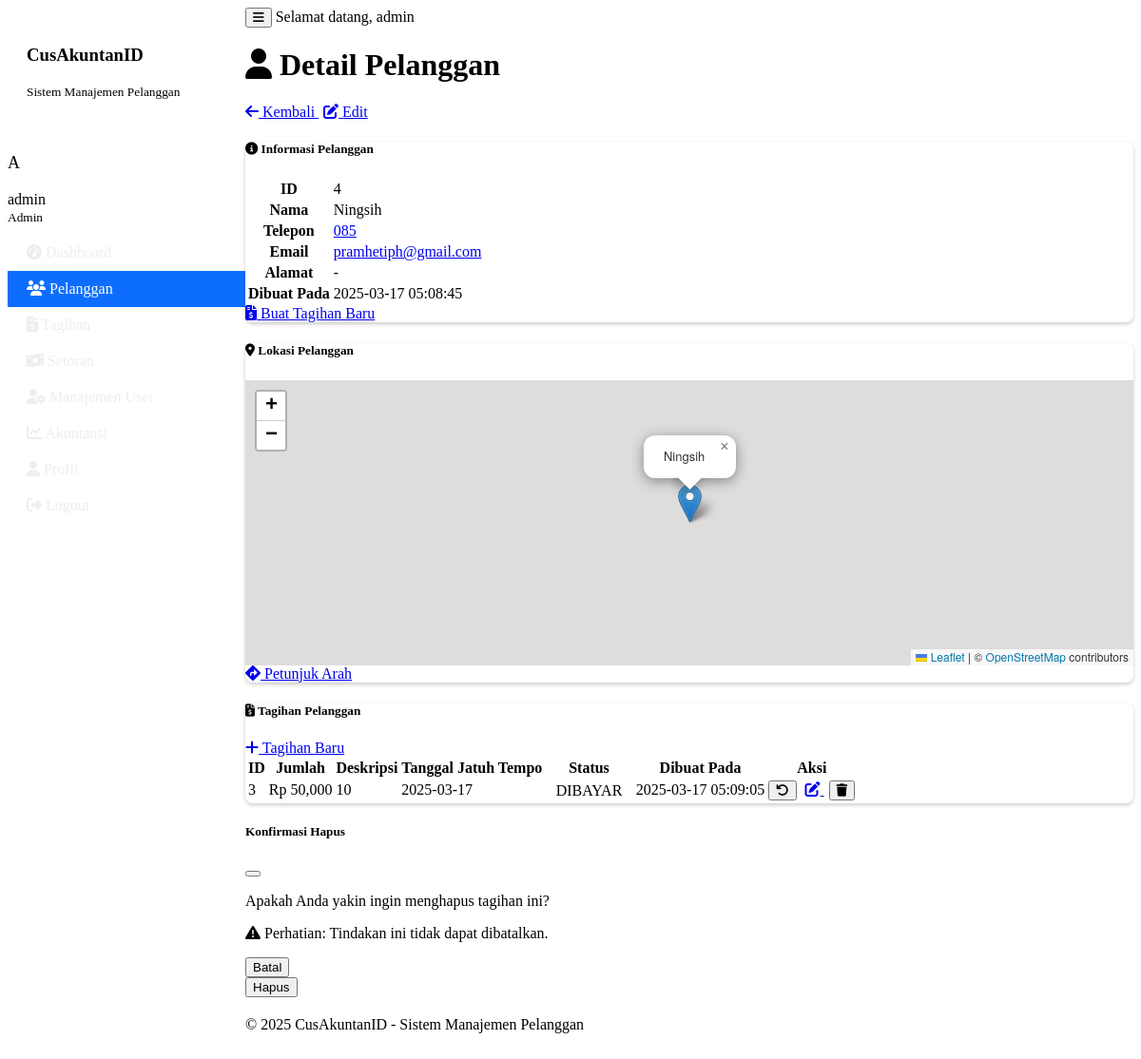
The page /pelanggan/4 (signed in) on the database as committed earlier.
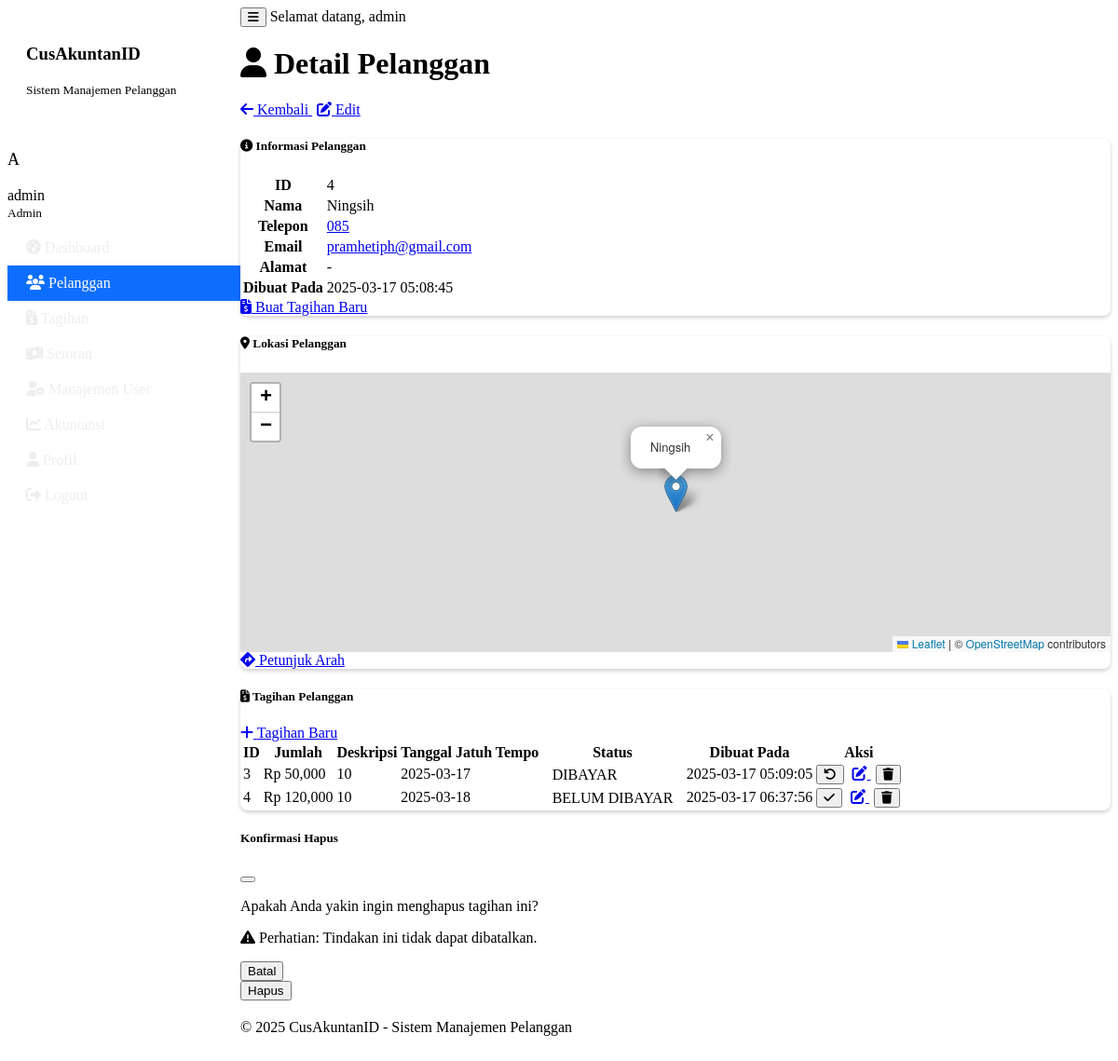
The same page on the database as committed later.
### tables this page shows
CREATE TABLE tagihan (
            id INTEGER PRIMARY KEY,
            pelanggan_id INTEGER,
            jumlah REAL NOT NULL,
            deskripsi TEXT,
            tanggal_jatuh_tempo TEXT,
            status_pembayaran TEXT DEFAULT 'BELUM DIBAYAR',
            dibuat_pada TEXT,
            FOREIGN KEY (pelanggan_id) REFERENCES pelanggan (id)
        );

### main.py (the view)
    def decorated_function(*args, **kwargs):
        if 'user' not in session:
            flash('Anda perlu login terlebih dahulu.', 'warning')
            return redirect(url_for('login'))
        return f(*args, **kwargs)

### main.py (called while the page is built)
@app.context_processor
def inject_now():
    return {'now': datetime.datetime.now()}

def login_required(f):
    def decorated_function(*args, **kwargs):
        if 'user' not in session:
            flash('Anda perlu login terlebih dahulu.', 'warning')
            return redirect(url_for('login'))
        return f(*args, **kwargs)
    decorated_function.__name__ = f.__name__
    return decorated_function

    def get_connection(self):
        return sqlite3.connect(self.db_path)

    def dapatkan_pelanggan(self, pelanggan_id):
        conn = self.get_connection()
        cursor = conn.cursor()
        cursor.execute("SELECT * FROM pelanggan WHERE id = ?", (pelanggan_id,))
        hasil = cursor.fetchone()
        conn.close()
        return hasil

    def dapatkan_tagihan_pelanggan(self, pelanggan_id):
        conn = self.get_connection()
        cursor = conn.cursor()
        cursor.execute("SELECT * FROM tagihan WHERE pelanggan_id = ? ORDER BY tanggal_jatuh_tempo", (pelanggan_id,))
        hasil = cursor.fetchall()
        conn.close()
        return hasil

### templates/pelanggan_detail.html (shortened to what the changed rows need)
{% extends "base.html" %}
{% block head %}
    <link rel="stylesheet" href="https://unpkg.com/leaflet@1.9.3/dist/leaflet.css" />
{% endblock %}
{% block content %}
<div class="container">
    <div class="d-flex justify-content-between align-items-center mb-4">
        <h1><i class="fas fa-user me-2"></i> Detail Pelanggan</h1>
    </div>
    <div class="row">
        <div class="col-md-6 mb-4">
            <div class="card h-100">
                <div class="card-body">
                    <table class="table">
                        <tr>
                            <th style="width: 30%">ID</th>
                        </tr>
                        <tr>
                            <th>Nama</th>
                        </tr>
                        <tr>
                            <th>Telepon</th>
                        </tr>
                        <tr>
                            <th>Email</th>
                        </tr>
                        <tr>
                            <th>Alamat</th>
                        </tr>
                        <tr>
                            <th>Dibuat Pada</th>
                        </tr>
                    </table>
                </div>
            </div>
        </div>
    </div>
    <div class="card mb-4">
        <div class="card-body">
            {% if tagihan %}
                <div class="table-responsive">
                    <table class="table table-striped table-hover">
                        <thead>
                            <tr>
                                <th>ID</th>
                                <th>Jumlah</th>
                                <th>Deskripsi</th>
                                <th>Tanggal Jatuh Tempo</th>
                                <th>Status</th>
                                <th>Dibuat Pada</th>
                                <th>Aksi</th>
                            </tr>
                        </thead>
                        <tbody>
                            {% for t in tagihan %}
                            <tr>
                                <td>{{ t[0] }}</td>
                                <td>Rp {{ "{:,.0f}".format(t[2]) }}</td>
                                <td>{{ t[3] or '-' }}</td>
                                <td>{{ t[4] }}</td>
                                <td>
                                    <span class="badge bg-{{ 'success' if t[5] == 'DIBAYAR' else 'danger' }}">
                                        {{ t[5] }}
                                    </span>
                                </td>
                                <td>{{ t[6] }}</td>
                                <td>
                                    <div class="btn-group">
                                        <button type="button" class="btn btn-sm btn-{{ 'success' if t[5] == 'BELUM DIBAYAR' else 'warning' }} status-btn"
                                                data-id="{{ t[0] }}"
                                                data-status="{{ t[5] }}"
                                                title="{{ 'Tandai Dibayar' if t[5] == 'BELUM DIBAYAR' else 'Tandai Belum Dibayar' }}">
                                            <i class="fas {{ 'fa-check' if t[5] == 'BELUM DIBAYAR' else 'fa-undo' }}"></i>
                                        </button>
                                        <a href="{{ url_for('edit_tagihan', tagihan_id=t[0]) }}" class="btn btn-sm btn-primary" title="Edit">
                                            <i class="fas fa-edit"></i>
                                        </a>
                                        <button type="button" class="btn btn-sm btn-danger delete-tagihan-btn"
                                                data-bs-toggle="modal"
                                                data-bs-target="#deleteTagihanModal"
                                                data-id="{{ t[0] }}"
                                                title="Hapus">
                                            <i class="fas fa-trash"></i>
                                        </button>
                                    </div>
                                </td>
                            </tr>
                            {% endfor %}
                        </tbody>
                    </table>
                </div>
            {% else %}
                <div class="alert alert-info">
                    <i class="fas fa-info-circle me-2"></i> Pelanggan ini belum memiliki tagihan.
                    <a href="{{ url_for('tambah_tagihan') }}?pelanggan_id={{ pelanggan.id }}" class="alert-link">Buat tagihan baru sekarang</a>.
                </div>
            {% endif %}
        </div>
    </div>
</div>
{% endblock %}

Rows that differ between the two databases and show on the page:
added tagihan: id "4", jumlah "120,000", deskripsi "10", tanggal_jatuh_tempo "2025-03-18", status_pembayaran "BELUM DIBAYAR", dibuat_pada "2025-03-17 06:37:56"
